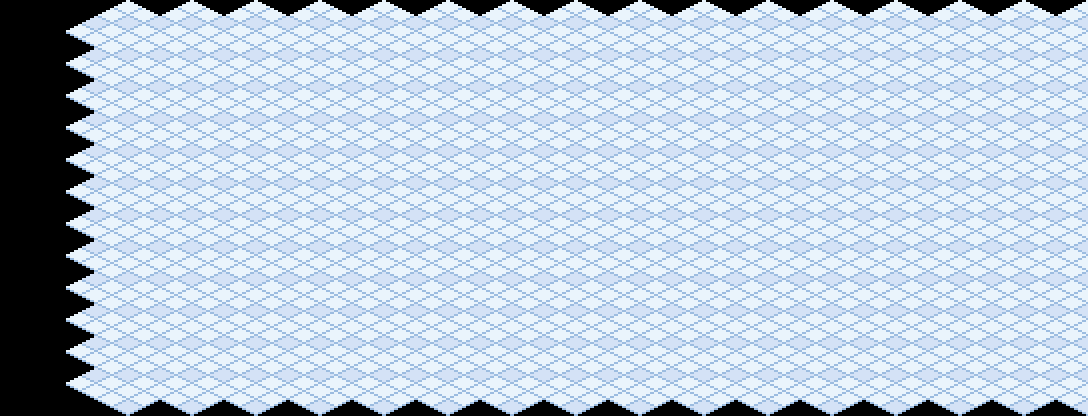

Tiled map render using the project's own tile images. Description and the whole map definition, tile-layer contents included, below:
An orthogonal 17x13 tile map with 64x32 px tiles, 1 tile layer (suelo).

<map version="1.10" orientation="orthogonal" renderorder="right-down" width="17" height="13" tilewidth="64" tileheight="32" infinite="0" nextlayerid="2" nextobjectid="1">
 <tileset firstgid="1" name="terreno_mundo" tilewidth="128" tileheight="64" tilecount="203" columns="8">
  <image source="../textures/../textures/terreno_mundo.png" width="1024" height="1664" />
  <tile id="199">
   <properties>
    <property name="collision" type="bool" value="true" />
   </properties>
  </tile>
 </tileset>
 <layer id="1" name="suelo" width="17" height="13">
  <data encoding="csv">
0,0,0,0,0,0,0,0,0,0,0,0,0,0,0,0,0,
0,166,166,166,166,166,166,166,166,166,166,166,166,166,166,166,166,
0,166,166,166,166,166,200,200,200,200,200,166,166,166,166,166,166,
0,166,166,166,166,166,200,200,200,200,200,166,166,166,166,166,166,
0,166,166,166,166,166,200,200,200,200,200,166,166,166,166,166,166,
0,166,166,166,166,166,200,200,200,200,200,166,166,166,166,166,166,
0,166,166,166,166,166,166,166,166,166,166,166,166,166,166,166,166,
0,166,166,166,166,166,166,166,166,166,166,166,166,166,166,166,166,
0,166,166,166,166,166,166,166,166,166,166,166,166,166,166,166,166,
0,166,166,166,166,166,166,166,166,166,166,166,166,166,166,166,166,
0,166,166,166,166,166,166,166,166,166,166,166,166,166,166,166,166,
0,166,166,166,166,166,166,166,166,166,166,166,166,166,166,166,166,
0,166,166,166,166,166,166,166,166,166,166,166,166,166,166,166,166
</data>
 </layer>
</map>
